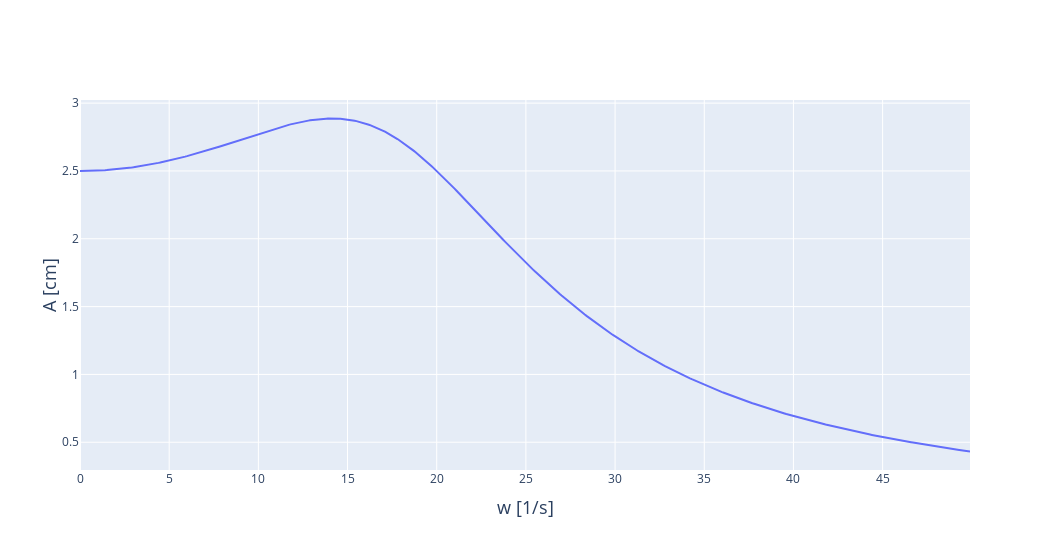

Source (notebook cell):
### Code cell
fig = go.Figure()
fig.update_layout(showlegend=False, width=1050, height=550)
fig.update_yaxes(automargin=False)
fig.update_xaxes(title_text='w [1/s]', titlefont=dict(size=18))
fig.update_yaxes(title_text='A [cm]', titlefont=dict(size=18), title_standoff = 0)
# fig.update_yaxes(showticklabels=False)
# fig.update_yaxes(range = [-1,1])

ws = np.arange(0,50,0.1)
fig.add_trace(
    go.Scatter(
            mode='lines',
            # name="haz",
            x=ws,
            y=[s.calcular_Aest(w)*100 for w in ws]
        )
)

### Figure 1 — Plotly figure (JSON) as saved in the notebook; plotly's stock layout.template omitted (floating-point values rounded to 4 significant figures; data arrays with more than 128 entries replaced by an {"elided": "..."} marker saying what was removed)
{"data": [{"mode": "lines", "type": "scatter", "x": {"elided": "500 float values"}, "y": {"elided": "500 float values"}}], "layout": {"height": 550, "showlegend": false, "width": 1050, "xaxis": {"title": {"font": {"size": 18}, "text": "w [1/s]"}}, "yaxis": {"automargin": false, "title": {"font": {"size": 18}, "standoff": 0, "text": "A [cm]"}}}}
